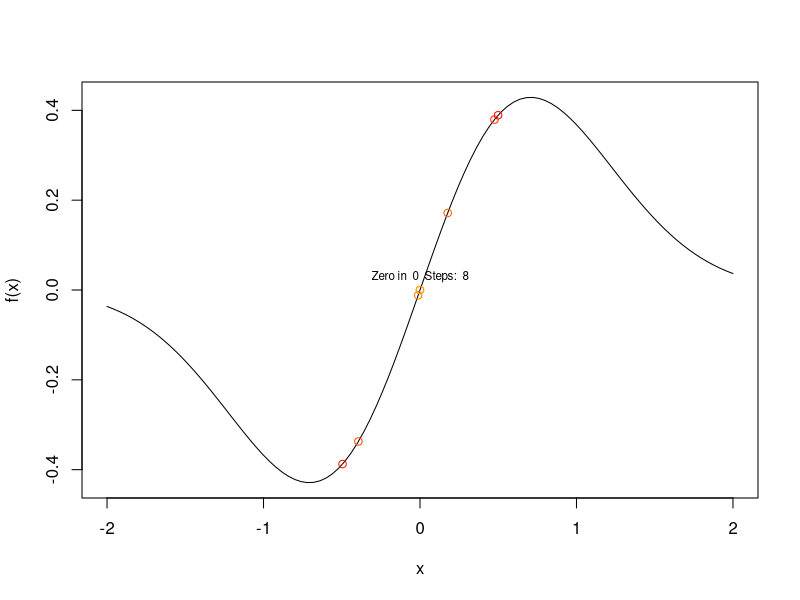

The R script that drew this image:
rm(list = ls())
# #################################### #
# find zero with Newton                #
#     tracking version:                #
#     all the points of the sequence   #
#     are stored, for didactic purpose #
# #################################### #
# parameters:
# f, f.prime:    function to be minimized and its derivative
# guess:         initial guess
# tol:           precision tolerance, defaults to 10E-7
# max_loop:      maximum number of iterations
#
# use:
# x:     vector of the values checked
#
# algo:
# - use guess as first value to check, storing it in x
# - repeat max_loop times
#   - if the function in x is less than the tolerance
#     - return x as the result
#   - compute new value  to check with the tangent method
#     and store it in the current position of x
# - if comes here, the precision has not been reached and returns null 
# 
zero_nwt_tracking <- function(f, f.prime
                              , guess = 0
                              , tol = 10E-7
                              , max_loop = 10E3
){
  x <- vector(mode = "numeric")
  x[1] <- guess
  for (i in 1:max_loop){
    if (abs(f(x[i])) <= tol){
      return(list(zero = x[i], track = x))
    }
    x[i+1] <- x[i] - f(x[i]) / f.prime(x[i])
  }
  return(NULL)
}

# ################################
# test code

# converges with any initial value
# f <- function(x) {x^3 - 2 * x + 2}
# f.prime <- function(x) {3 * x^2 - 2}
# initial <- 1
#
# example of non convergence when guess >abs(1/sqrt(2))
f <- function(x) {x * exp(-x^2)}
f.prime <- function(x) {-(2 * x^2 -1) * exp(-x^2)}
initial <- 0.499 # try 0.5 for non convergence
# initial <- 0.5 # try 0.5 for non convergence

wait <- 1
result <- zero_nwt_tracking(f, f.prime, initial)
if (!is.null(result)) {
  hc <- heat.colors(length(result$track) * 2)
  curve(f, -2,2)
  for (i in seq_along(result$track)) {
    points(result$track[i], f(result$track[i]), col = hc[i])
    Sys.sleep(wait)
    wait <- wait * 0.9
  }
  text(  result$zero, f(result$zero)
         , labels = paste("Zero in "
                          ,round(result$zero,2)
                          ," Steps: ",length(result$track))
         
         , cex = 0.7
         , pos = 3)
} else {
  print("Precision not reached")
}

